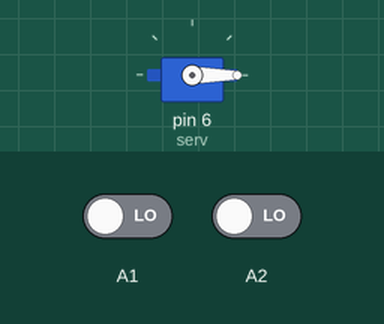
Bench run of a sketch on a simulated Arduino Uno, built with avr-gcc and run on an emulated ATmega328P. Shown: servo. Inputs (shaded band) come from the test bench; at power-on: A1 LOW, A2 LOW.

Above: at 1.2 s.
1.3 s: A1 driven HIGH
At 2.2 s:
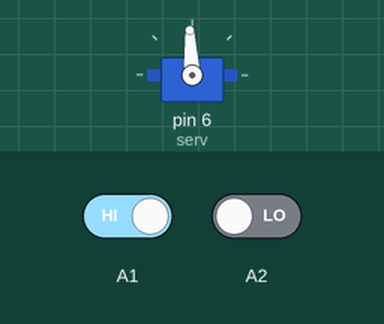
2.8 s: A2 driven HIGH
At 3.6 s:
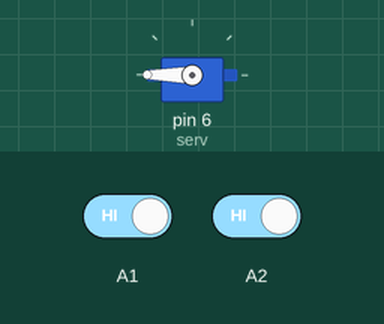
4.3 s: A2 driven LOW
At 5.5 s:
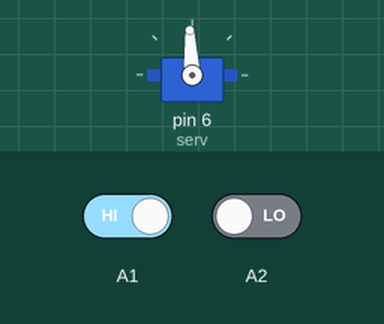
5.8 s: A1 driven LOW
At 6.9 s:
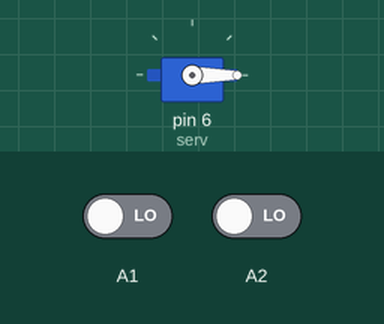
Timing chart, 0 to 8.3 s (numbered marks = the images above; inputs shaded):
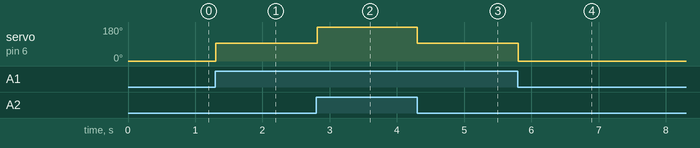

The sketch:

arduino.ino
```cpp
/*
Code to control a production line based on 3 IR sensors
each one sense size box (10*10*10-20*2*20-30*30*30)
By: M.TALEB
*/

#include<Servo.h>
Servo serv;      // create object serv

void setup() {
serv.attach(6);  // attaches the servo on pin 6 to the servo object
}

void loop() {
if(digitalRead(A2)== HIGH){
serv.write(183);                      // If IR sensor 1 (10*10*10) on,then direct motor to Right
  delay(15);
}
else if (digitalRead(A1)== HIGH){
  serv.write(93);                     // If IR sensor 2 (20*20*20) on,then direct motor to center
  delay(15);
}
else{
  serv.write(0);                       // If IR sensor 3 (30*30*30) on,then direct motor to left
  delay(15);
}
}
```

Measured:
- after the input at 1.3 s, servo on pin 6 (serv): 0° → 93° at once
- after the input at 2.8 s, servo on pin 6 (serv): 93° → 180° at once
- after the input at 4.3 s, servo on pin 6 (serv): 180° → 93° at once
- after the input at 5.8 s, servo on pin 6 (serv): 93° → 0° at once
